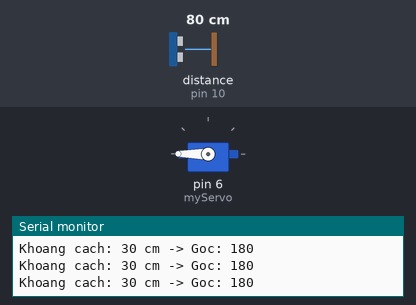
Recording of a sketch running on a simulated Arduino Nano, built with avr-gcc and run on an emulated ATmega328P. On the bench: servo, the last lines printed to the serial monitor. Wiring (from diagram.json): ultrasonic range finder: trigger pin 9; echo pin 10. The test bench sets the inputs (shaded band); at power-on: distance to the obstacle (sensor on pin 10) 80 cm. The echo pulse lasts 58.3 µs per cm.

Above: at 1.2 s.
1.3 s: distance to the obstacle (sensor on pin 10) set to 2 cm
At 2.0 s:
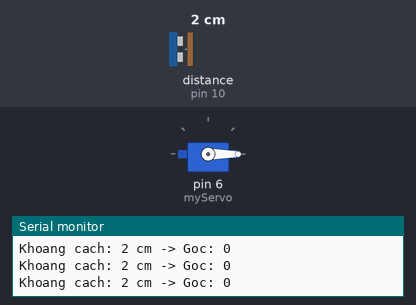
2.8 s: distance to the obstacle (sensor on pin 10) set to 9 cm
At 3.8 s:
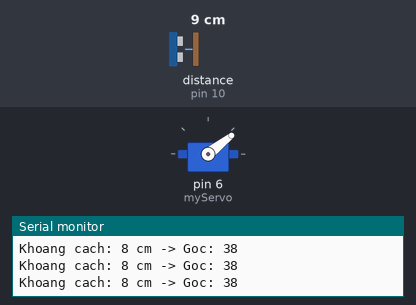
4.3 s: distance to the obstacle (sensor on pin 10) set to 18 cm
At 5.5 s:
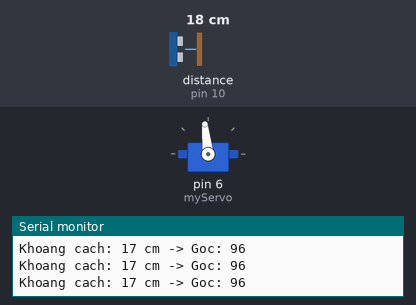
5.8 s: distance to the obstacle (sensor on pin 10) set to 35 cm
At 6.8 s:
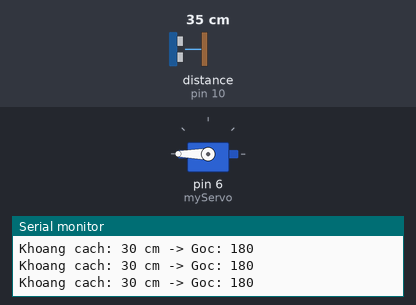
7.3 s: distance to the obstacle (sensor on pin 10) set to 27 cm
At 8.4 s:
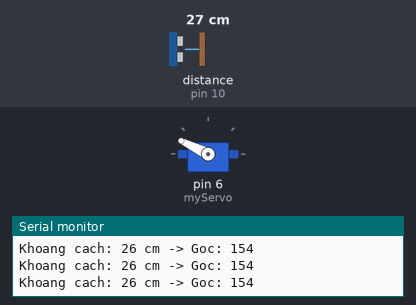
8.8 s: distance to the obstacle (sensor on pin 10) set to 60 cm
At 9.8 s:
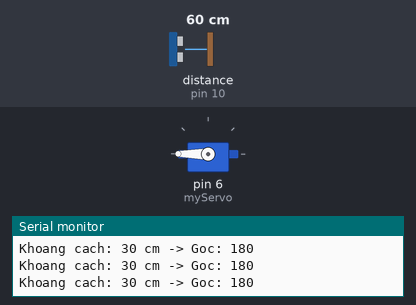
Timing chart, 0 to 11.3 s (numbered marks = the images above; inputs shaded):
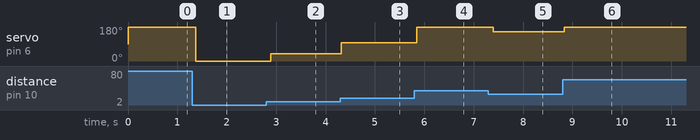

The sketch:

sketch.ino
```cpp
#include <Servo.h>

const int trigPin = 9;
const int echoPin = 10;
Servo myServo;

const int minDist = 2;   // cm - khoảng cách gần nhất
const int maxDist = 30;  // cm - khoảng cách xa nhất

void setup() {
  pinMode(trigPin, OUTPUT);
  pinMode(echoPin, INPUT);
  myServo.attach(6);
  Serial.begin(9600);
}

long readDistance() {
  digitalWrite(trigPin, LOW);
  delayMicroseconds(2);
  digitalWrite(trigPin, HIGH);
  delayMicroseconds(10);
  digitalWrite(trigPin, LOW);

  long duration = pulseIn(echoPin, HIGH, 30000); // timeout 30ms
  long distance = duration * 0.034 / 2;
  return distance;
}

void loop() {
  long distance = readDistance();
  distance = constrain(distance, minDist, maxDist);

  int angle = map(distance, minDist, maxDist, 0, 180);
  myServo.write(angle);

  Serial.print("Khoang cach: ");
  Serial.print(distance);
  Serial.print(" cm -> Goc: ");
  Serial.println(angle);

  delay(100);
}
```

Measured:
- after the input at 1.3 s, servo on pin 6 (myServo): 180° → 0° after 0.08 s
- after the input at 2.8 s, servo on pin 6 (myServo): 0° → 38° after 0.09 s
- after the input at 4.3 s, servo on pin 6 (myServo): 38° → 96° at once
- after the input at 5.8 s, servo on pin 6 (myServo): 96° → 180° after 0.05 s
- after the input at 7.3 s, servo on pin 6 (myServo): 180° → 154° after 0.09 s
- after the input at 8.8 s, servo on pin 6 (myServo): 154° → 180° at once
